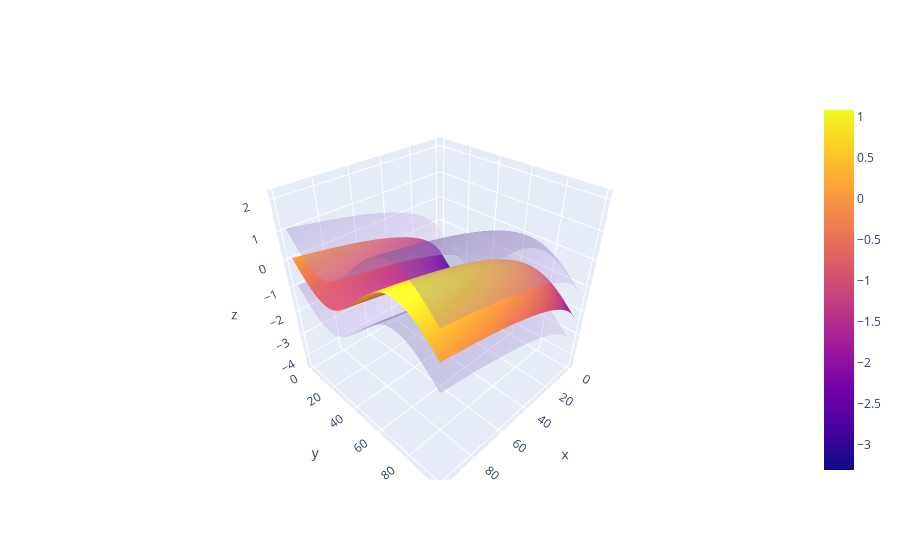

Here is the notebook cell this chart was saved with:
### Code cell
import plotly.graph_objects as go
import numpy as np

x = np.arange(0.1,1.1,0.01)
y = np.linspace(-np.pi,np.pi,100)

X,Y = np.meshgrid(x,y)
result = []
for i,j in zip(X,Y):
    result.append(np.log(i)+np.sin(j))

upper_bound = np.array(result)+1
lower_bound = np.array(result)-1

fig = go.Figure(data=[
    go.Surface(z=result),
    go.Surface(z=upper_bound, showscale=False, opacity=0.3,colorscale='purp'),
    go.Surface(z=lower_bound, showscale=False, opacity=0.3,colorscale='purp'),

])
fig.show()

### Figure 1 — Plotly figure (JSON) as saved in the notebook; plotly's stock layout.template omitted (floating-point values rounded to 4 significant figures; data arrays with more than 128 entries replaced by an {"elided": "..."} marker saying what was removed)
{"data": [{"type": "surface", "z": {"elided": "100x100 float values"}}, {"colorscale": [[0, "rgb(243, 224, 247)"], [0.1667, "rgb(228, 199, 241)"], [0.3333, "rgb(209, 175, 232)"], [0.5, "rgb(185, 152, 221)"], [0.6667, "rgb(159, 130, 206)"], [0.8333, "rgb(130, 109, 186)"], [1, "rgb(99, 88, 159)"]], "opacity": 0.3, "showscale": false, "type": "surface", "z": {"elided": "100x100 float values"}}, {"colorscale": [[0, "rgb(243, 224, 247)"], [0.1667, "rgb(228, 199, 241)"], [0.3333, "rgb(209, 175, 232)"], [0.5, "rgb(185, 152, 221)"], [0.6667, "rgb(159, 130, 206)"], [0.8333, "rgb(130, 109, 186)"], [1, "rgb(99, 88, 159)"]], "opacity": 0.3, "showscale": false, "type": "surface", "z": {"elided": "100x100 float values"}}], "layout": {}}
